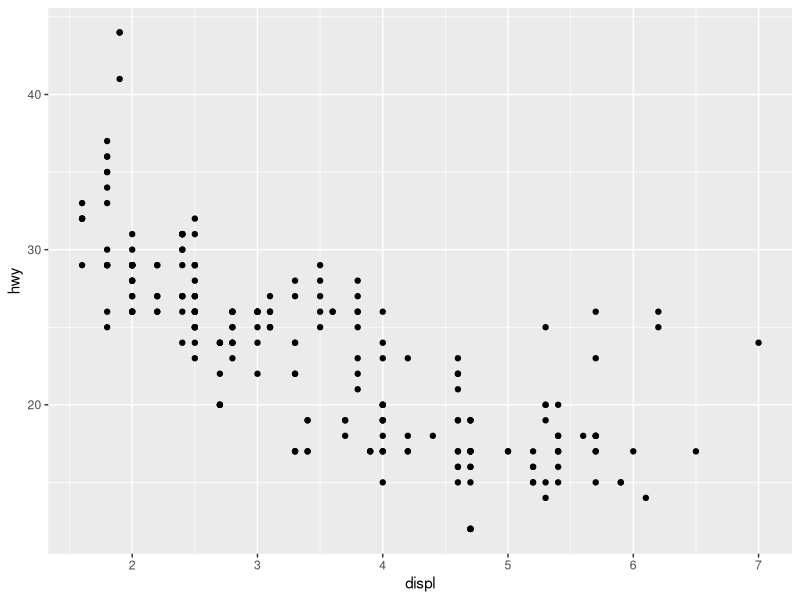
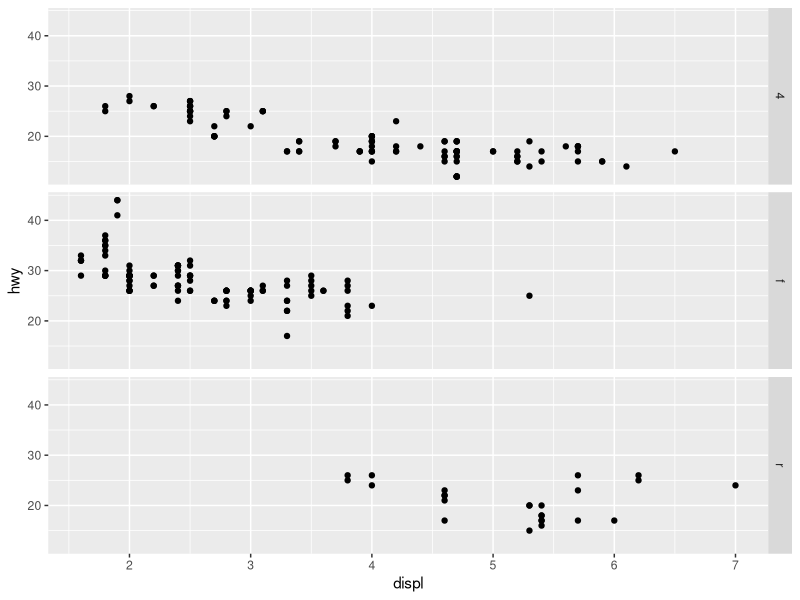
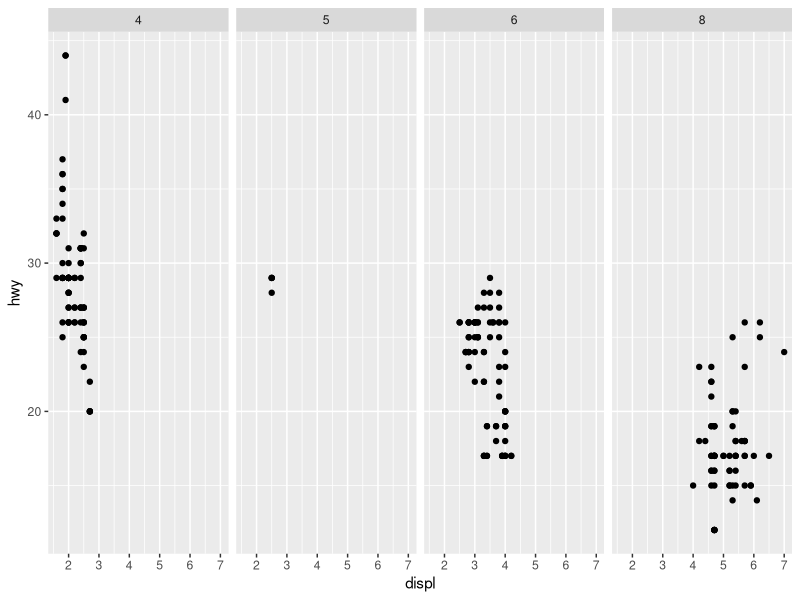
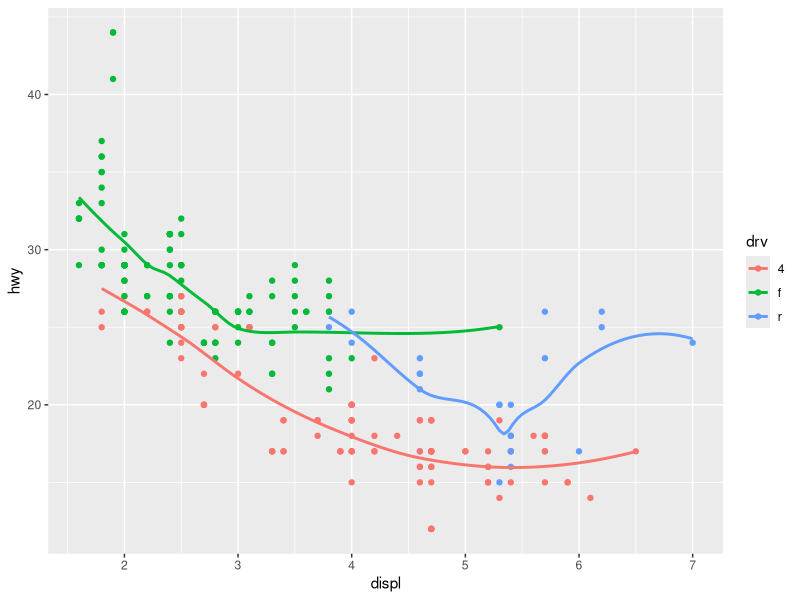
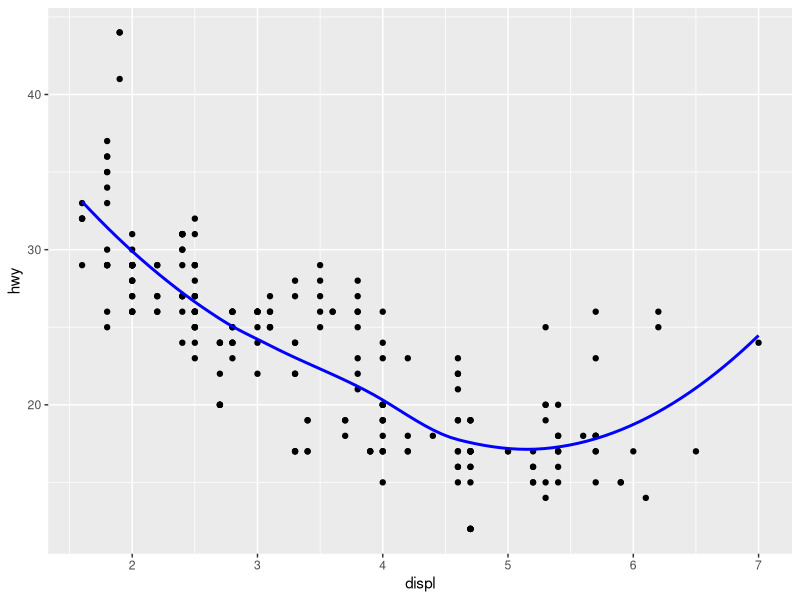
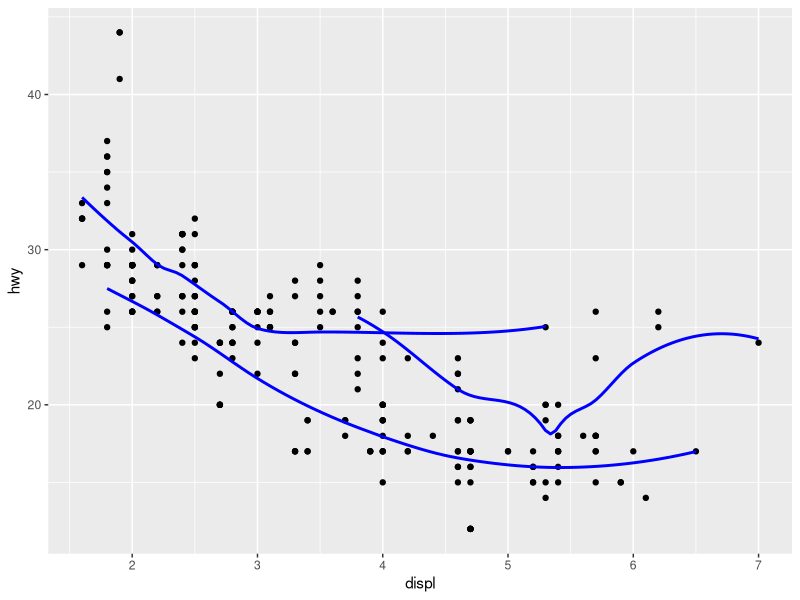
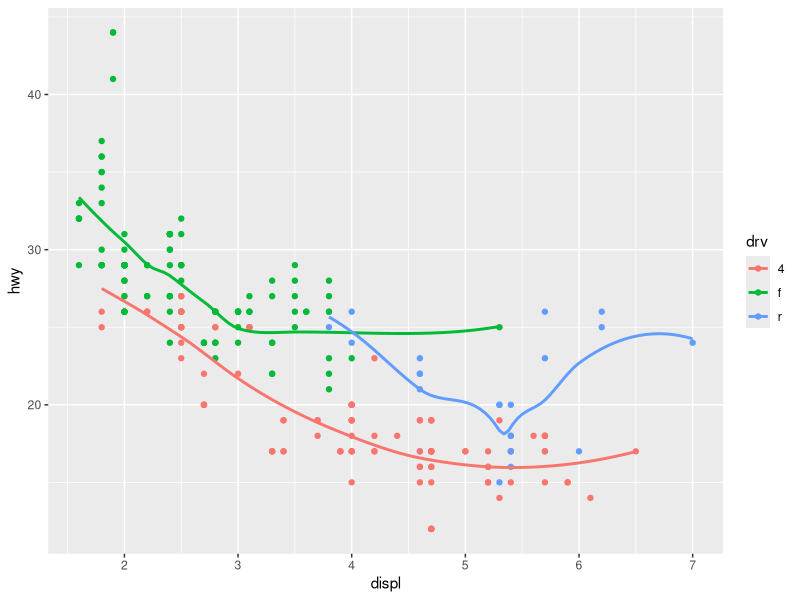
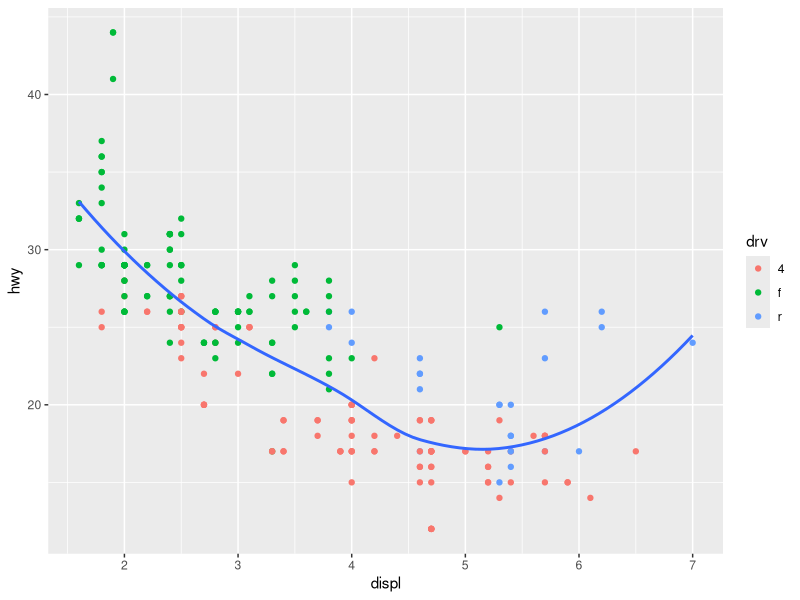

These charts were generated, in order, by the following R code:
## ---- chunk 1
knitr::opts_chunk$set(echo = TRUE)
## ---- chunk 2
library(tidyverse)
## ---- chunk 3
?mpg
## ---- chunk 4
ggplot(data = mpg)+
  geom_point(mapping = aes(x = displ, y = hwy))
## ---- chunk 5
?mpg
mpg
## ---- chunk 6
ggplot(data = mpg) + 
  geom_point(mapping = aes(x = displ, y = hwy)) +
  facet_grid(drv ~ .)

ggplot(data = mpg) + 
  geom_point(mapping = aes(x = displ, y = hwy)) +
  facet_grid(. ~ cyl)
## ---- chunk 7
?facet_wrap
## ---- chunk 8
?mpg
ggplot(data = mpg, mapping = aes(x = displ, y = hwy, color = drv)) + 
  geom_point() + 
  geom_smooth(se = FALSE)
## ---- chunk 9
#1
ggplot(data = mpg, mapping = aes(x = displ, y = hwy)) + 
  geom_point(color = "black") +
  geom_smooth(se = FALSE, color = "blue")
#2
ggplot(data = mpg, mapping = aes(x = displ, y = hwy, group = drv)) + 
  geom_point(color = "black") +
  geom_smooth(se = FALSE, color = "blue")
#3
ggplot(data = mpg, mapping = aes(x = displ, y = hwy, color = drv)) + 
  geom_point() + 
  geom_smooth(se = FALSE)
#4
ggplot() + 
  geom_point(data = mpg, mapping = aes(x = displ, y = hwy, color = drv)) + 
  geom_smooth(data = mpg, mapping = aes(x = displ, y = hwy), se = FALSE)
#5
ggplot() + 
  geom_point(data = mpg, mapping = aes(x = displ, y = hwy, color = drv)) + 
  geom_smooth(data = mpg, mapping = aes(x = displ, y = hwy, linetype = drv), se = FALSE)
#6
ggplot(data = mpg, mapping = aes(x = displ, y = hwy)) +
  geom_point(size = 5, colour = "white") + 
  geom_point(aes(color = drv)) 
## ---- chunk 10
?stat_summary
ggplot(data = diamonds) +
  geom_pointrange(mapping = aes(x = cut, y = depth),
                  stat = "summary",
                  fun.ymin = min,
                  fun.ymax = max,
                  fun.y = median)
## ---- chunk 11
ggplot(data = mpg, mapping = aes(x = cty, y = hwy)) + 
  geom_point() +
  geom_jitter()
## ---- chunk 12
ggplot(data = mpg, mapping = aes(x = cty, y = hwy)) + 
  geom_point() +
  geom_jitter()

ggplot(data = mpg, mapping = aes(x = cty, y = hwy)) + 
  geom_point() +
  geom_count()
## ---- chunk 13
ggplot(data = mpg, mapping = aes(x = cty, y = hwy)) +
  geom_point() + 
  geom_abline() +
  coord_fixed()
